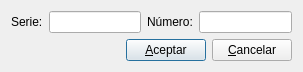
<?xml version="1.0" encoding="UTF-8"?>
<ui version="4.0">
 <class>SearchInvoiceDialogClass</class>
 <widget class="QDialog" name="SearchInvoiceDialogClass">
  <property name="geometry">
   <rect>
    <x>0</x>
    <y>0</y>
    <width>303</width>
    <height>71</height>
   </rect>
  </property>
  <property name="windowTitle">
   <string>Buscar factura</string>
  </property>
  <layout class="QGridLayout" name="gridLayout">
   <item row="0" column="0">
    <layout class="QHBoxLayout" name="horizontalLayout">
     <item>
      <widget class="QLabel" name="label">
       <property name="text">
        <string>Serie:</string>
       </property>
       <property name="buddy">
        <cstring>serialNumberLineEdit</cstring>
       </property>
      </widget>
     </item>
     <item>
      <widget class="QLineEdit" name="serialNumberLineEdit"/>
     </item>
     <item>
      <spacer name="horizontalSpacer">
       <property name="orientation">
        <enum>Qt::Horizontal</enum>
       </property>
       <property name="sizeHint" stdset="0">
        <size>
         <width>10</width>
         <height>20</height>
        </size>
       </property>
      </spacer>
     </item>
     <item>
      <widget class="QLabel" name="label_2">
       <property name="text">
        <string>Número:</string>
       </property>
       <property name="buddy">
        <cstring>numberLineEdit</cstring>
       </property>
      </widget>
     </item>
     <item>
      <widget class="QLineEdit" name="numberLineEdit"/>
     </item>
    </layout>
   </item>
   <item row="1" column="0">
    <layout class="QHBoxLayout" name="horizontalLayout_2">
     <item>
      <spacer name="horizontalSpacer_2">
       <property name="orientation">
        <enum>Qt::Horizontal</enum>
       </property>
       <property name="sizeHint" stdset="0">
        <size>
         <width>40</width>
         <height>20</height>
        </size>
       </property>
      </spacer>
     </item>
     <item>
      <widget class="QPushButton" name="okPushButton">
       <property name="text">
        <string>&amp;Aceptar</string>
       </property>
      </widget>
     </item>
     <item>
      <widget class="QPushButton" name="cancelPushButton">
       <property name="text">
        <string>&amp;Cancelar</string>
       </property>
      </widget>
     </item>
    </layout>
   </item>
  </layout>
 </widget>
 <layoutdefault spacing="6" margin="11"/>
 <resources/>
 <connections>
  <connection>
   <sender>okPushButton</sender>
   <signal>clicked()</signal>
   <receiver>SearchInvoiceDialogClass</receiver>
   <slot>accept()</slot>
   <hints>
    <hint type="sourcelabel">
     <x>187</x>
     <y>53</y>
    </hint>
    <hint type="destinationlabel">
     <x>100</x>
     <y>40</y>
    </hint>
   </hints>
  </connection>
  <connection>
   <sender>cancelPushButton</sender>
   <signal>clicked()</signal>
   <receiver>SearchInvoiceDialogClass</receiver>
   <slot>reject()</slot>
   <hints>
    <hint type="sourcelabel">
     <x>265</x>
     <y>51</y>
    </hint>
    <hint type="destinationlabel">
     <x>297</x>
     <y>42</y>
    </hint>
   </hints>
  </connection>
 </connections>
</ui>
